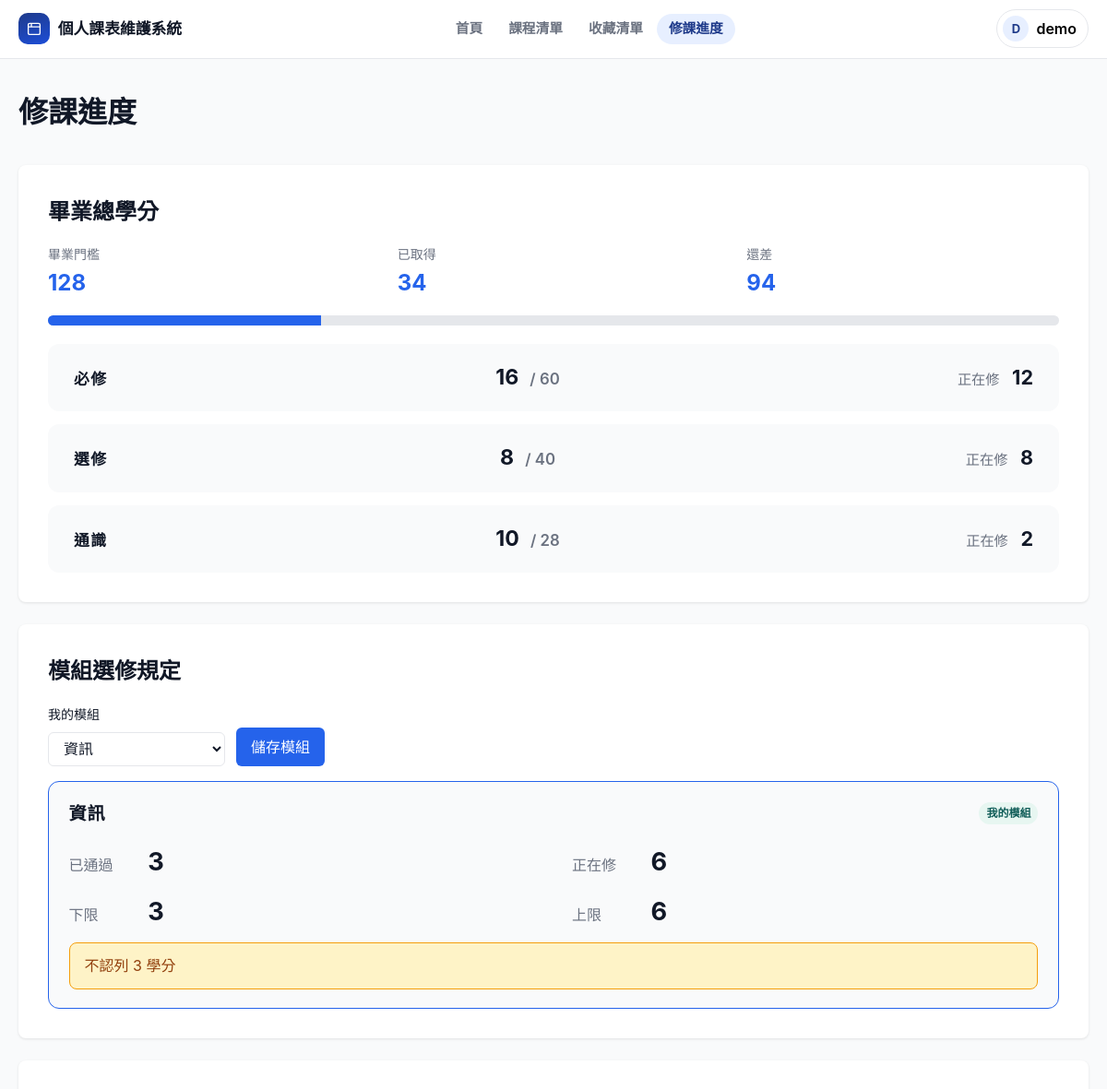
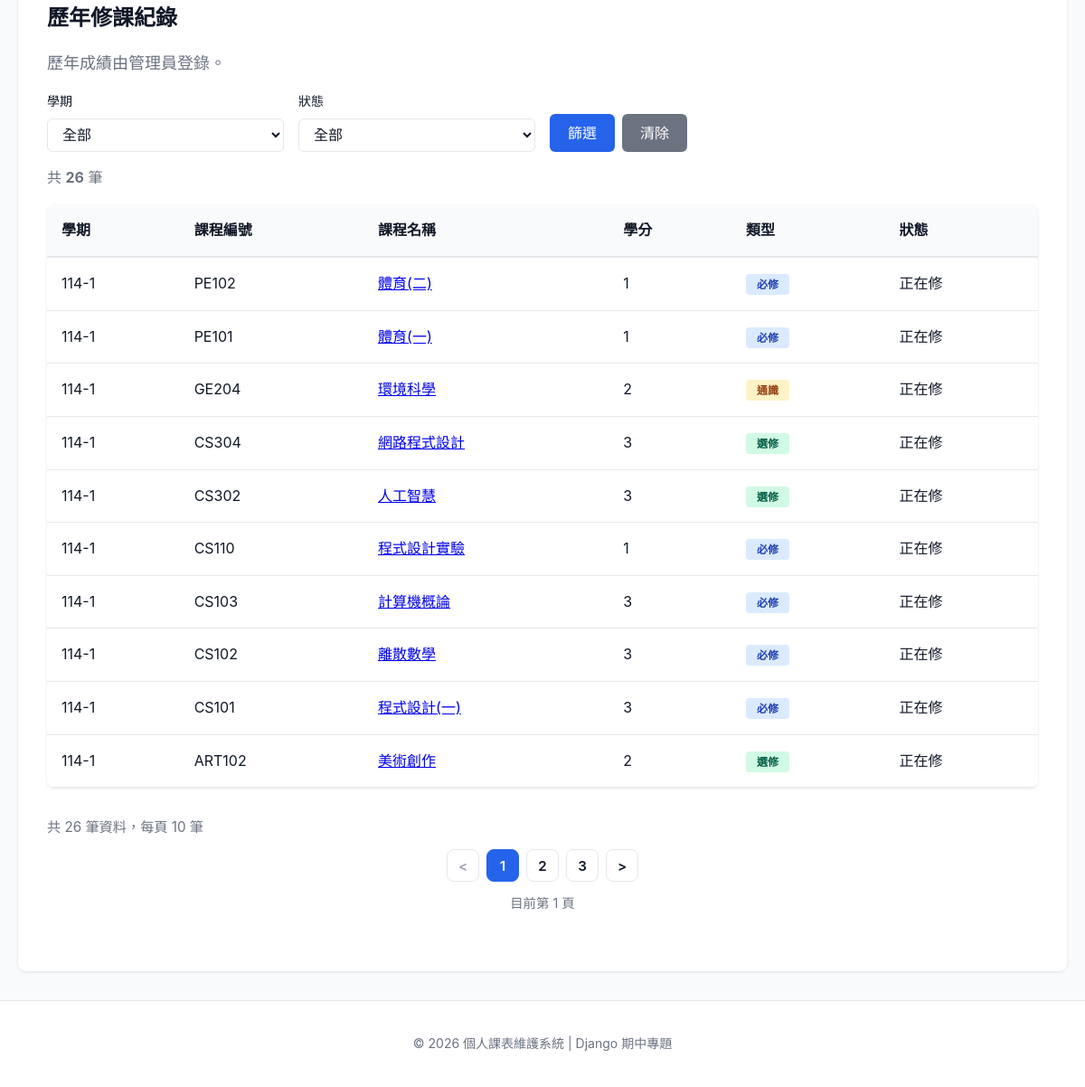
The app's page /progress/ (signed in) with its own data (2 pictures, top to bottom).
### timetable/models.py (models this page shows, shortened)
class StudentProfile(models.Model):
    user_id = models.CharField("使用者 ID", max_length=64, primary_key=True)
    student_number = models.CharField(
        "學號", max_length=12, blank=True, null=True, unique=True
    )
    school_class = models.ForeignKey(
        SchoolClass,
        verbose_name="班級",
        null=True,
        blank=True,
        on_delete=models.PROTECT,
        related_name="students",
    )
    module = models.CharField("主修模組", max_length=20, blank=True, default="")
    schedule_note = models.TextField("課表提醒", blank=True, default="")
    notify_at_floor = models.BooleanField("已達退選下限時提醒", default=True)
    notify_near_floor = models.BooleanField("接近退選下限時提醒", default=True)
    notify_at_limit = models.BooleanField("已達學分上限時提醒", default=True)
    avatar = models.FileField("頭貼", upload_to=avatar_upload_to, blank=True)
    class Meta:
        verbose_name = "學生資料"
        verbose_name_plural = "學生資料"
    def __init__(self, *args, **kwargs):
        class_name = kwargs.pop("class_name", None)
        super().__init__(*args, **kwargs)
        if class_name is not None:
            self.class_name = class_name
    def _get_class_name(self):
        if self.school_class_id:
            return self.school_class.name
        return ""
    _get_class_name.short_description = "班級"
    def _set_class_name(self, value):
        label = (value or "").strip()
        if not label:
            self.school_class = None
            return
        if self.school_class_id and self.school_class.name == label:
            return
        self.school_class, _created = SchoolClass.objects.get_or_create(name=label)
    class_name = property(_get_class_name, _set_class_name)

class ModuleCreditLimit(models.Model):
    module = models.CharField("模組", max_length=20, primary_key=True)
    min_credits = models.PositiveIntegerField("最低學分", default=0)
    max_credits = models.PositiveIntegerField(
        "最高學分",
        default=0,
        help_text="0 表示不限制上限。",
    )
    class Meta:
        verbose_name = "模組學分限制"
        verbose_name_plural = "模組學分限制"

class StudyRecord(models.Model):
    STATUS_PASSED = "passed"
    STATUS_FAILED = "failed"
    STATUS_IN_PROGRESS = "in_progress"
    STATUS_UNRECOGNIZED = "unrecognized"
    STATUS_CHOICES = [
        (STATUS_PASSED, "已通過"),
        (STATUS_UNRECOGNIZED, "已過但不認列"),
        (STATUS_FAILED, "未通過"),
        (STATUS_IN_PROGRESS, "正在修"),
    ]
    user_id = models.CharField("使用者 ID", max_length=64, db_index=True)
    course = models.ForeignKey(
        Course,
        verbose_name="課程",
        null=True,
        blank=True,
        on_delete=models.SET_NULL,
        related_name="study_records",
    )
    course_code = models.CharField("課程編號", max_length=20)
    course_name = models.CharField("課程名稱", max_length=100)
    credits = models.PositiveSmallIntegerField("學分")
    course_type = models.CharField("課程類型", max_length=20)
    module = models.CharField("所屬模組", max_length=20, blank=True, default="")
    semester = models.CharField("學期", max_length=20, help_text="例如 113-1")
    status = models.CharField("狀態", max_length=20, choices=STATUS_CHOICES)
    created_at = models.DateTimeField(auto_now_add=True)
    class Meta:
        ordering = ["-semester", "course_code"]
        verbose_name = "歷年修課紀錄"
        verbose_name_plural = "歷年修課紀錄"

### timetable/views.py (the view)
# urls.py: path('progress/', views.progress, name='progress'),
@login_required
@require_http_methods(["GET", "POST"])
def progress(request):
    user_id = get_user_id(request)
    if request.method == "POST":
        if course_store.set_student_module(user_id, request.POST.get("module", "")):
            messages.success(request, "已更新主修模組")
        else:
            messages.error(request, "請選擇已建立的模組")
        return redirect("progress")
    summary = course_store.get_graduation_summary(user_id)
    total = summary["total_required"] or 1
    summary["percent"] = min(100, round(summary["earned_total"] * 100 / total))
    history = course_store.get_study_history(user_id)
    semesters = sorted({row["semester"] for row in history}, reverse=True)
    status_filter = request.GET.get("status", "")
    semester_filter = request.GET.get("semester", "")
    if status_filter:
        history = [row for row in history if row["status"] == status_filter]
    if semester_filter:
        history = [row for row in history if row["semester"] == semester_filter]
    history_page = Paginator(history, 10).get_page(request.GET.get("page", 1))
    query_params = request.GET.copy()
    query_params.pop("page", None)
    return render(
        request,
        "progress.html",
        {
            "summary": summary,
            "module_summary": course_store.get_module_summary(user_id),
            "module_limit_notes": course_store.get_module_limit_notes(user_id),
            "history_page": history_page,
            "history_total": len(history),
            "semesters": semesters,
            "status_filter": status_filter,
            "semester_filter": semester_filter,
            "history_query": query_params.urlencode(),
            "history_page_items": page_items(history_page),
        },
    )

### timetable/context_processors.py (called while the page is built)
def avatar(request):
    if not request.user.is_authenticated:
        return {"avatar_url": ""}
    profile = StudentProfile.objects.filter(pk=str(request.user.pk)).only("avatar").first()
    if profile is None or not profile.avatar:
        return {"avatar_url": ""}
    return {"avatar_url": profile.avatar.url}

### timetable/data_store.py (called while the page is built, shortened)
    def ensure_seeded(self):
        if not Course.objects.exists():
            with self.lock:
                if not Course.objects.exists():
                    self._seed_sample_courses()
        self._ensure_module_courses()

    def _ensure_module_courses(self):
        info_ids = ["CS301", "CS302", "CS303", "CS304"]
        if Course.objects.filter(course_id__in=info_ids).exclude(module=MODULE_INFO).exists():
            Course.objects.filter(course_id__in=info_ids).update(module=MODULE_INFO)
        finance_courses = [
            ("FIN201", "金融市場", "金教授", 5, 2, 4, 3, "選修", "全校", 40),
            ("FIN202", "投資學", "投教授", 4, 6, 8, 3, "選修", "全校", 40),
        ]
        present = set(
            Course.objects.filter(
                course_id__in=[row[0] for row in finance_courses]
            ).values_list("course_id", flat=True)
        )
        for cid, name, teacher, weekday, start, end, credits, ctype, target, quota in finance_courses:
            if cid in present:
                continue

    def current_semester(self):
        return Semester.objects.filter(is_current=True).first()

    def _limit_to_current(self, qs):
        semester = self.current_semester()
        if semester is None:
            return qs
        return qs.filter(semester=semester)

    def get_user_enrollments(self, user_id: str) -> List[Course]:
        self.ensure_seeded()
        if user_id:
            self.assign_required_courses(user_id)
        courses = list(
            self._limit_to_current(Course.objects.filter(enrollments__user_id=user_id))
            .select_related("school_class", "teacher", "classroom", "semester")
            .prefetch_related("extra_meetings__classroom")
            .order_by("weekday", "start_period")
        )
        locked = self.locked_required_ids(user_id) if user_id else set()
        for course in courses:
            course.required_locked = course.course_id in locked
        return courses

    def student_class_name(self, user_id: str) -> str:
        profile = (
            StudentProfile.objects.select_related("school_class").filter(pk=user_id).first()
        )
        return profile.class_name if profile else ""

### templates/progress.html (shortened to what this page needs)
{% extends 'base.html' %}
{% block content %}
<div class="page-header">
    <h1>修課進度</h1>
</div>
<div class="detail-card">
    <h2>畢業總學分</h2>
    <div class="stats-bar">
        <div class="stat-item">
            <span class="stat-label">畢業門檻</span>
            <span class="stat-value">{{ summary.total_required }}</span>
        </div>
        <div class="stat-item">
            <span class="stat-label">已取得</span>
            <span class="stat-value">{{ summary.earned_total }}</span>
        </div>
        <div class="stat-item">
            <span class="stat-label">還差</span>
            <span class="stat-value">{{ summary.remaining_total }}</span>
        </div>
    </div>
    <div class="progress-track" aria-hidden="true">
        <div class="progress-fill" style="width: {{ summary.percent }}%;"></div>
    </div>
    <div class="credit-board">
        <div class="credit-line">
            <span class="credit-kind">必修</span>
            <span class="credit-score"><strong>{{ summary.required.earned }}</strong><small> / {{ summary.required.need }}</small></span>
            <span class="credit-progress">正在修 <strong>{{ summary.required.in_progress }}</strong></span>
        </div>
        <div class="credit-line">
            <span class="credit-kind">選修</span>
            <span class="credit-score"><strong>{{ summary.elective.earned }}</strong><small> / {{ summary.elective.need }}</small></span>
            <span class="credit-progress">正在修 <strong>{{ summary.elective.in_progress }}</strong></span>
        </div>
        <div class="credit-line">
            <span class="credit-kind">通識</span>
            <span class="credit-score"><strong>{{ summary.general.earned }}</strong><small> / {{ summary.general.need }}</small></span>
            <span class="credit-progress">正在修 <strong>{{ summary.general.in_progress }}</strong></span>
        </div>
    </div>
</div>
<div class="detail-card stack-card">
    <h2>模組選修規定</h2>
    <form method="post" action="{% url 'progress' %}" class="module-form">
        <div class="form-group">
            <label for="module">我的模組</label>
            <select id="module" name="module" class="form-control">
                {% for name in module_summary.modules %}
                <option value="{{ name }}" {% if module_summary.mine == name %}selected{% endif %}>{{ name }}</option>
                {% endfor %}
            </select>
        </div>
        <button type="submit" class="btn btn-primary" data-no-disable>儲存模組</button>
    </form>
    {% if module_summary.mine %}
    <div class="module-board">
        {% for row in module_summary.rows %}
        {% if row.module == module_summary.mine %}
        <article class="module-tile is-mine">
            <header>
                <h3>{{ row.module }}</h3>
                <span class="pill pill-ok">我的模組</span>
            </header>
            <div class="module-metrics">
                <div class="module-pair">
                    <div class="module-metric"><span>已通過</span><strong>{{ row.passed }}</strong></div>
                    <div class="module-metric"><span>正在修</span><strong>{{ row.in_progress }}</strong></div>
                </div>
                <div class="module-pair">
                    <div class="module-metric"><span>下限</span><strong>{{ row.min_label }}</strong></div>
                    <div class="module-metric"><span>上限</span><strong>{{ row.max_label }}</strong></div>
                </div>
            </div>
            {% if row.unrecognized %}
            <p class="credit-note">不認列 {{ row.unrecognized }} 學分</p>
            {% endif %}
        </article>
        {% endif %}
        {% endfor %}
    </div>
    {% else %}
    <p class="credit-foot">選擇模組後，這裡會顯示該模組的學分。</p>
    {% endif %}
</div>
<div class="detail-card stack-card">
    <h2>歷年修課紀錄</h2>
    <p class="lead">歷年成績由管理員登錄。</p>
    <form method="get" action="{% url 'progress' %}" class="search-form history-filter">
        <div class="form-row">
            <div class="form-group">
                <label for="semester">學期</label>
                <select id="semester" name="semester" class="form-control">
                    <option value="">全部</option>
                </select>
            </div>
            <div class="form-group">
                <label for="status">狀態</label>
                <select id="status" name="status" class="form-control">
                    <option value="">全部</option>
                </select>
            </div>
            <div class="form-group button-group">
                <button type="submit" class="btn btn-primary">篩選</button>
                <a href="{% url 'progress' %}" class="btn btn-secondary">清除</a>
            </div>
        </div>
    </form>
    <p class="results-count">共 <strong>{{ history_total }}</strong> 筆</p>
    {% if history_total %}
    <div class="course-table-wrapper">
        <table class="course-table history-table">
            <thead>
                <tr>
                    <th>學期</th>
                    <th>課程編號</th>
                    <th>課程名稱</th>
                    <th>學分</th>
                    <th>類型</th>
                    <th>狀態</th>
                </tr>
            </thead>
            <tbody>
                {% for row in history_page %}
                <tr>
                    <td data-label="學期">{{ row.semester }}</td>
                    <td data-label="課程編號">{{ row.course_code }}</td>
                    <td data-label="課程名稱">
                        {% if row.detail_id %}
                        <a href="{% url 'course_detail' row.detail_id %}">{{ row.course_name }}</a>
                        {% else %}
                        {{ row.course_name }}
                        {% endif %}
                    </td>
                    <td data-label="學分">{{ row.credits }}</td>
                    <td data-label="類型"><span class="course-type-badge badge-{{ row.course_type }}">{{ row.course_type }}</span></td>
                    <td data-label="狀態">{{ row.status_label }}</td>
                </tr>
                {% endfor %}
            </tbody>
        </table>
    </div>
    {% include "includes/pagination.html" with page=history_page items=history_page_items total=history_total query=history_query label="歷年紀錄分頁" %}
    {% else %}
    <div class="empty-state">
        <p>目前沒有符合條件的修課紀錄。</p>
    </div>
    {% endif %}
</div>
{% endblock %}

### templates/base.html (shortened to what this page needs)
<!DOCTYPE html>
<html lang="zh-Hant">
<head>
    <link rel="stylesheet" href="/static/css/style.css?v=20261104a">
</head>
<body>
    {% block site_nav %}
    <nav class="navbar">
        <div class="container">
            <div class="nav-brand">
                <a href="{% url 'index' %}">
                    <span class="brand-mark" aria-hidden="true">
                        <svg viewBox="0 0 24 24" fill="none" stroke="currentColor" stroke-width="1.8"><rect x="3.5" y="4.5" width="17" height="16" rx="2"></rect><path d="M3.5 9.5h17M8 4.5v5"></path></svg>
                    </span>
                    個人課表維護系統
                </a>
            </div>
            <ul class="nav-menu" id="main-nav">
                <li><a href="{% url 'index' %}" {% if request.path == '/' %}class="active"{% endif %}>首頁</a></li>
                <li><a href="{% url 'course_list' %}" {% if 'courses' in request.path and 'my-courses' not in request.path %}class="active"{% endif %}>課程清單</a></li>
                <li><a href="{% url 'favorites' %}" {% if 'favorites' in request.path %}class="active"{% endif %}>收藏清單</a></li>
                {% if user.is_authenticated %}
                <li><a href="{% url 'progress' %}" {% if request.path == '/progress/' %}class="active"{% endif %}>修課進度</a></li>
                {% endif %}
            </ul>
            {% if user.is_authenticated %}
            <div class="account" id="account-menu">
                <button type="button" class="account-btn" id="account-btn" aria-haspopup="true" aria-expanded="false">
                    {% if avatar_url %}
                    <img class="avatar-img" src="{{ avatar_url }}" alt="">
                    {% else %}
                    <span class="avatar" aria-hidden="true">{{ user.username|slice:":1"|upper }}</span>
                    {% endif %}
                    <span class="account-name">{{ user.username }}</span>
                </button>
            </div>
            {% endif %}
        </div>
    </nav>
    {% endblock %}
    {% block main %}
    <main class="main-content">
        <div class="container {% block container_class %}{% endblock %}">
            {% block content %}{% endblock %}
        </div>
    </main>
    {% endblock %}
    {% block site_footer %}
    <footer class="footer">
        <div class="container">
            <p>© 2026 個人課表維護系統 | Django 期中專題</p>
        </div>
    </footer>
    {% endblock %}
</body>
</html>

### records on screen
StudentProfile: module "資訊"
ModuleCreditLimit: module "資訊"
StudyRecord: semester "114-1", course_code "PE102", course_name "體育(二)", course_type "必修"
StudyRecord: semester "114-1", course_code "PE101", course_name "體育(一)", course_type "必修"
StudyRecord: semester "114-1", course_code "GE204", course_name "環境科學", course_type "通識"
StudyRecord: semester "114-1", course_code "CS304", course_name "網路程式設計", course_type "選修"
StudyRecord: semester "114-1", course_code "CS302", course_name "人工智慧", course_type "選修"
StudyRecord: semester "114-1", course_code "CS110", course_name "程式設計實驗", course_type "必修"
StudyRecord: semester "114-1", course_code "CS103", course_name "計算機概論", course_type "必修"
StudyRecord: semester "114-1", course_code "CS102", course_name "離散數學", course_type "必修"
StudyRecord: semester "114-1", course_code "CS101", course_name "程式設計(一)", course_type "必修"
StudyRecord: semester "114-1", course_code "ART102", course_name "美術創作", course_type "選修"

### other values on screen
{{ user.username|slice:":1"|upper }} "D"
{{ user.username }} "demo"
{{ summary.total_required }} "128"
{{ summary.earned_total }} "34"
{{ summary.remaining_total }} "94"
{{ summary.required.earned }} "16"
{{ summary.required.need }} "60"
{{ summary.required.in_progress }} "12"
{{ summary.elective.earned }} "8"
{{ summary.elective.need }} "40"
{{ summary.elective.in_progress }} "8"
{{ summary.general.earned }} "10"
{{ summary.general.need }} "28"
{{ summary.general.in_progress }} "2"
{{ row.passed }} "3"
